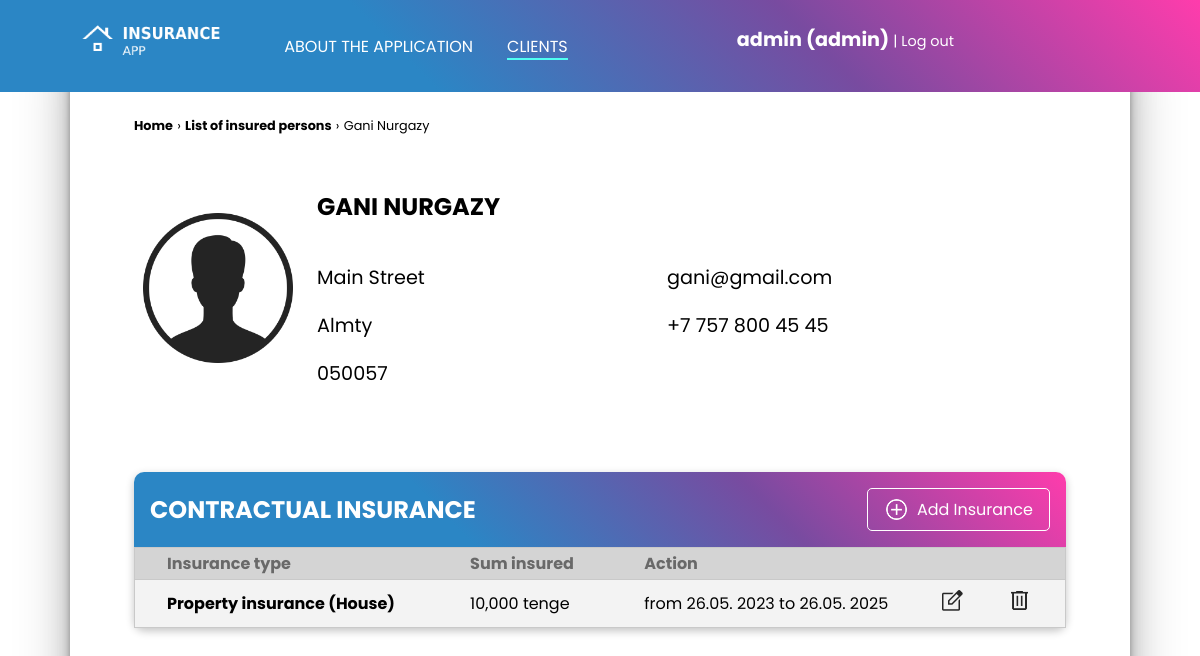
The page /policyholders/24/ (signed in) on the database its author committed.
### clients/models.py (models this page shows, shortened)
class Client(models.Model):
    name = models.CharField(max_length=200, verbose_name="Name")
    surname = models.CharField(max_length=200, verbose_name="Surname")
    street_address = models.CharField(max_length=200, verbose_name="Address")
    city = models.CharField(max_length=100, verbose_name="City")
    postal_code = models.CharField(max_length=6, verbose_name="Postcode")
    email = models.EmailField(max_length=200, verbose_name="Email")
    phone_number = models.CharField(max_length=16, verbose_name="Phone number")

class Insurance(models.Model):
    TYPES_OF_INSURANCE = [
        ("Property", "Property insurance"),
        ("Emergency", "Contingency insurance"),
        ("Life", "Life insurance"),
        ("Accident", "Accident insurance"),
        ("Liability", "Liability insurance")
    ]
    insurance_type = models.CharField(max_length=30, choices=TYPES_OF_INSURANCE, verbose_name="Insurance type")
    subject = models.CharField(max_length=100, verbose_name="Subject of insurance")
    amount = models.PositiveIntegerField(verbose_name="Sum insured")
    date_from = models.DateField(default=date.today, verbose_name="Insured from")
    date_to = models.DateField(default=date.today, verbose_name="Insured to")
    client = models.ForeignKey(Client, on_delete=models.CASCADE)
    def __str__(self):
        return f"{self.insurance_type}: {self.subject}, {self.amount}"

### clients/views.py (the view)
# urls.py: path("policyholders/<int:pk>/", views.client_detail, name="client-detail"),
@login_required
def client_detail(request, pk):
    client = Client.objects.get(id=pk)
    insurances = Insurance.objects.filter(client_id=pk)
    print(insurances)
    return render(request, "clients/client_detail.html", {
        "client": client,
        "insurances": insurances
    })

### clients/templates/clients/client_detail.html (shortened to what this page needs)
{% extends 'clients/layout.html' %}
{% load static %}
{% block navigation %}
<li><a  href="{% url 'clients:index' %}">About the application</a></li>
<li><a class="active" href="{% url 'clients:list-all-clients' %}">Clients</a></li>
{% endblock navigation %}
{% block section %}
    <div class="page-path">
        <a href="{% url 'clients:index' %}">Home</a>
        <p>&rsaquo;</p>
        <a href="{% url 'clients:list-all-clients' %}">List of insured persons</a> <p>&rsaquo;</p>
        <p> {{ client.name }} {{ client.surname }}</p>
    </div>
    <div class="client-detail">
        <img class="client-detail-portrait" src="{% static 'clients/user_icon.png' %}" height="150px" alt="">
        <h2 id="client-detail-name">{{ client.name }} {{ client.surname }}</h2>
        <div id="client-detail-address">
            <p>{{ client.street_address }}</p>
            <p>{{ client.city }}</p>
            <p>{{ client.postal_code }}</p>
        </div>
        <div id="client-detail-contact">
            <p>{{ client.email }}</p>
            <p>{{ client.phone_number }}</p>
        </div>
    </div>
    <div class="table-content-box">
        <div class="content-box-header table-header">
            <h2>Contractual insurance</h2>
            {% if user.is_staff %}
            <a href="{% url 'clients:create-insurance' pk=client.id %}"><img src="{% static 'clients/add_circle_blue.png' %}" alt="add circle" height="25px">Add Insurance</a>
            {% endif %}
        </div>
        <div class="custom-table">
            <table>
                {% if insurances|length > 0 %}
                <tr>
                    <th>Insurance type</th>
                    <th>Sum insured</th>
                    <th>Action</th>
                    <th></th>
                    <th></th>
                </tr>
                {% endif %}
                {% for insurance in insurances %}
                <tr>
                    <td><a href="{% url 'clients:insurance-detail' pk=client.id id=insurance.id %}">{{ insurance.get_insurance_type_display }} ({{ insurance.subject }})</a></td>
                    <td>{{ insurance.amount }} tenge</td>
                    <td>from {{ insurance.date_from|date:"d.m. Y" }} to {{ insurance.date_to|date:"d.m. Y" }}</td>
                    {% if user.is_staff %}
                    <td class="table-button"><a href="{% url 'clients:edit-insurance' pk=client.id id=insurance.id %}"><img src="{% static 'clients/edit.png' %}" height="25px" alt="edit" title="Edit"></a></td>
                    <td class="table-button"><a href="{% url 'clients:delete-insurance' pk=client.id id=insurance.id %}"><img src="{% static 'clients/delete.png' %}" height="25px" alt="delete" title="Delete"></a></td>
                    {% else %}
                    <td></td>
                    <td></td>
                    {% endif %}
                </tr>
                {% empty %}
                    <p class="empty-message">The client does not have insurance.</p>
                {% endfor %}
            </table>
        </div>
    </div>
{% endblock section %}

### clients/templates/clients/layout.html (shortened to what this page needs)
{% load static %}
<!DOCTYPE html>
<html lang="cs-cz">
<head>
    <link rel="stylesheet" href="{% static 'clients/styles.css' %}">
</head>
<body>
    <header>
        <div id="header-content" class="container">
            <a href="{% url 'clients:index' %}"><img src="{% static 'clients/app_logo.png' %}" height="50px" alt=""></a>
            <nav>
                <ul>
                    {% block navigation %}{% endblock navigation %}
                </ul>
            </nav>
            <div id="login-logout-bar" class="container">
            {% if user.is_authenticated %}
                <p id="username">{{ request.user.username }} {% if user.is_staff %} (admin) {% endif %}</p><a href="{% url 'logout' %}" class="login-logout">| Log out</a>
            {% else %}
                <a href="{% url 'login' %}" class="login-logout">Sign in </a><a href="{% url 'register' %}" id="register-btn">Register</a>
            {% endif %}
        </div>
        </div>
    </header>
    <section class="container">
        {% block section %}
        {% endblock section %}
    </section>
</body>
</html>

### clients/static/clients/styles.css (style rules this page uses)
:root { --main: background-color: #FF3CAC; --main: linear-gradient(225deg, #FF3CAC 0%, #784BA0 33%, #2B86C5 66%); background-image: linear-gradient(0deg, #D9AFD9 0%, #97D9E1 100%); --box: linear-gradient(45deg, #22c1c3 0%, #fdbb2d 100%); }
body { padding: 0; margin: 0; box-sizing: border-box; font-family: Poppins, sans-serif; background: #fff; min-height: 100vh; }
h1, h2, h3 { text-transform: uppercase; }
a { text-decoration: none; color:black; }
p { font-size: 1.2em; }
header { min-height: 2 em; width: 100vw; background: var(--main); color: white; position: fixed; z-index:1; padding: 17px 0px 0px 0px; }
#login-logout-bar { text-align: right; padding: 0.5em 2em 0 0; }
#username { display: inline; font-weight: bold; }
.login-logout { display: inline; text-decoration: none; color: white; font-size: 0.9em; transition: all 0.2s ease; }
#header-content { display: flex; padding: 0 0 0 1em; margin-top: 0; }
#header-content ul, #header-content h1 { padding-top: 0; margin-top: 0; }
nav ul { display: flex; flex-direction: row; }
nav ul li { padding: 1px; margin: 1em; list-style-type: none; text-transform: uppercase; }
nav ul li a { text-decoration: none; color: white; border-bottom: 2px solid transparent; transition: all 0.2s ease; }
.active { border-bottom: 2px solid #4FFFF3; }
section { box-sizing: border-box; background: #fff; min-height: 90vh; padding: 4em; padding-top: 7em; border-top: 0; border-radius: 0 0 10px 10px; box-shadow: rgba(0, 0, 0, 0.24) 0px 3px 8px; box-shadow: rgba(0, 0, 0, 0.25) 0px 54px 55px, rgba(0, 0, 0, 0.12) 0px -12px 30px, rgba(0, 0, 0, 0.12) 0px 4px 6px, rgba(0, 0, 0, 0.17) 0px 12px 13px, rgba(0, 0, 0, 0.09) 0px -3px 5px; }
.container { max-width: 1060px; margin: 0 auto; }
.content-box-header { background: var(--main); color: white; border-radius: 10px 10px 0 0; padding: 1em; }
.content-box-header h2, .content-box-header h3 { padding: 0; margin: 0; }
.table-content-box { max-width: 100%; border-radius: 10px; box-shadow: rgba(0, 0, 0, 0.24) 0px 3px 8px; }
.table-header { display: flex; align-items: center; justify-content: space-between; }
.table-header a { color: white; text-decoration: none; border: 1px solid white; padding: 0.5em 1em; border-radius: 5px; margin-left: 1em; transition: all 0.2s ease; filter: grayscale(1) brightness(150%); }
.table-header img { vertical-align: bottom; padding-right: 0.5em; }
table, tr { border-collapse: collapse; border: 1px solid rgb(201, 201, 201); width: 100%; }
table td { padding: 0.7em 2em; text-align: left; }
th { text-align: left; padding: 0.2em 2em; background: rgb(212, 212, 212); color: rgb(105, 105, 105); }
tr:nth-child(even) { background-color: #f3f3f3; }
.custom-table a { text-decoration: none; font-weight: bold; }
.table-button { padding: 0 0.5em; filter: contrast(70%); }
.client-detail { max-width: 700px; display: grid; grid-template-columns: 1fr 2fr 1fr; grid-template-rows: auto auto; gap: 0 1em; margin-bottom: 4em; }
.client-detail-portrait { grid-column: 1; grid-row: 1 / 3; margin: auto; }
#client-detail-name { grid-column: 2 / 3; grid-row: 1; }
#client-detail-address { grid-column: 2; grid-row: 2; }
#client-detail-contact { grid-column: 3; grid-row: 2; }
.page-path { display: block; margin-bottom: 2em; }
.page-path > * { display: inline; font-size: 0.8em; font-weight: bold; text-decoration: none; }
.page-path p { font-weight: normal; }

### rows shown on the page
Client: name "Gani", surname "Nurgazy", name "GANI", surname "NURGAZY", street_address "Main Street", city "Almty", postal_code "050057", email "gani@gmail.com", phone_number "+7 757 800 45 45"
Insurance: insurance_type "Property insurance", subject "House", amount "10,000", date_from "26.05. 2023", date_to "26.05. 2025"

### other values the page prints
{{ request.user.username }} "admin"
